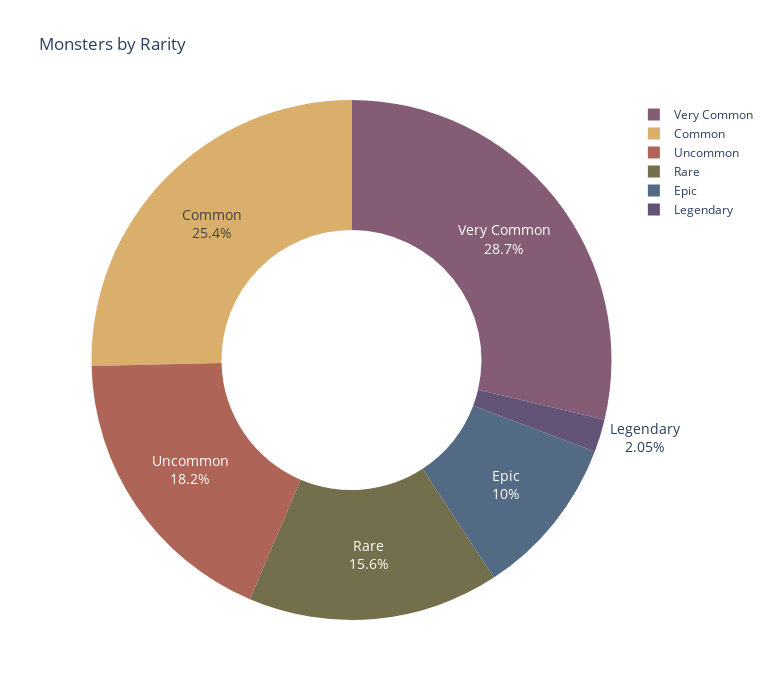

The notebook cell this image was saved under:
### Markdown cell above
## Pie Chart: Monsters by Rarity

### Code cell
target = "Rarity"

df = db.get_df()[target].value_counts()
df.index = [rank_lookup(col) for col in df.index]
data = go.Pie(labels=df.index, values=df.values, hole=0.5)

layout = go.Layout(
    title=f"Monsters by {target}",
    colorway=px.colors.qualitative.Antique,
    height=700,
    width=770,
)

figure = go.Figure(data, layout)

figure.update_traces(
    textfont_size=14,
    textinfo='percent+label',
)

figure.show()

### Figure 1 — Plotly figure (JSON) as saved in the notebook; plotly's stock layout.template omitted (floating-point values rounded to 4 significant figures)
{"data": [{"hole": 0.5, "labels": ["Very Common", "Common", "Uncommon", "Rare", "Epic", "Legendary"], "values": [294, 260, 187, 160, 103, 21], "type": "pie", "textfont": {"size": 14}, "textinfo": "percent+label"}], "layout": {"colorway": ["rgb(133, 92, 117)", "rgb(217, 175, 107)", "rgb(175, 100, 88)", "rgb(115, 111, 76)", "rgb(82, 106, 131)", "rgb(98, 83, 119)", "rgb(104, 133, 92)", "rgb(156, 156, 94)", "rgb(160, 97, 119)", "rgb(140, 120, 93)", "rgb(124, 124, 124)"], "height": 700, "title": {"text": "Monsters by Rarity"}, "width": 770}}
